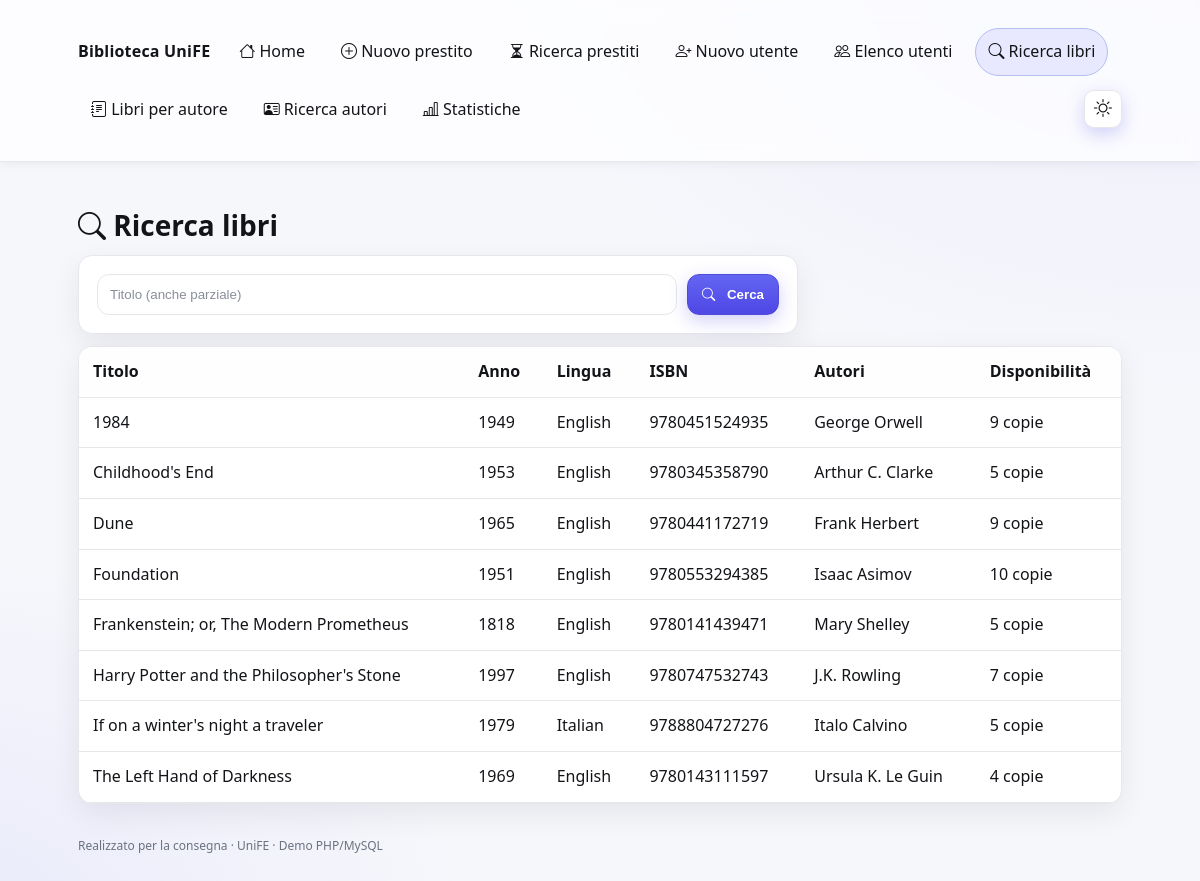
Screenshot of /pages/books_search.php with the database file from the repository.
### tables this page shows
CREATE TABLE book(
  id INT AUTO_INCREMENT PRIMARY KEY,
  isbn VARCHAR(20) NOT NULL,
  title_en VARCHAR(200) NOT NULL,
  publication_year INT NOT NULL,
  original_language VARCHAR(40) NOT NULL,
  UNIQUE KEY uq_book_isbn (isbn)
);

### includes/db.php (called while the page is built, shortened)
<?php
function h($s){ return htmlspecialchars($s ?? '', ENT_QUOTES, 'UTF-8'); }

### pages/books_search.php (the view, shortened to what this page needs)
<?php
require __DIR__.'/../includes/db.php'; include __DIR__.'/../includes/header.php';
$title = trim($_GET['title'] ?? '');
$rows = [];
if ($title!=='') {
  $esc = $mysqli->real_escape_string($title);
  $res = $mysqli->query("SELECT b.id, b.title_en, b.publication_year, b.original_language, b.isbn FROM book b WHERE b.title_en LIKE '%$esc%' ORDER BY b.title_en LIMIT 200");
  if ($res) while($r=$res->fetch_assoc()) $rows[]=$r;
} else {
  $res = $mysqli->query('SELECT b.id, b.title_en, b.publication_year, b.original_language, b.isbn FROM book b ORDER BY b.title_en LIMIT 100');
  if ($res) while($r=$res->fetch_assoc()) $rows[]=$r;
}
?>
<h1><i class="bi bi-search"></i>&nbsp;Ricerca libri</h1>
<div class="card" style="max-width:720px">
  <form method="get" class="actions">
    <div style="flex:1"><input name="title" placeholder="Titolo (anche parziale)" value="<?php echo h($title); ?>"/></div>
    <div><button type="submit"><i class="bi bi-search"></i>&nbsp;Cerca</button></div>
  </form>
</div>
<?php if (!count($rows)): ?>
  <div class="alert error"><i class="bi bi-emoji-frown"></i>&nbsp;Nessun libro trovato.</div>
<?php else: ?>
<div class="table-wrap">
  <table>
    <thead><tr><th>Titolo</th><th>Anno</th><th>Lingua</th><th>ISBN</th><th>Autori</th><th>Disponibilità</th></tr></thead><tbody>
<?php
foreach($rows as $r){
  $a = [];
  $q=$mysqli->query('SELECT CONCAT(a.first_name, " ", a.last_name) AS nm FROM author a JOIN book_author ba ON a.id=ba.author_id WHERE ba.book_id='.(int)$r['id'].' ORDER BY a.last_name');
  if ($q) while($ra=$q->fetch_assoc()) $a[]=$ra['nm'];
  $q2=$mysqli->query('SELECT SUM(copies) AS tot FROM inventory WHERE book_id='.(int)$r['id']);
  $tot=0; if ($q2) { $rowTot=$q2->fetch_assoc(); $tot = $rowTot && $rowTot['tot']!==null ? (int)$rowTot['tot'] : 0; }
  echo '<tr><td>'.h($r['title_en']).'</td><td>'.h($r['publication_year']).'</td><td>'.h($r['original_language']).'</td><td>'.h($r['isbn']).'</td><td>'.h(implode(", ",$a)).'</td><td>'.h($tot).' copie</td></tr>';
}
?>
    </tbody></table>
</div>
<?php endif; ?>
<?php include __DIR__.'/../includes/footer.php'; ?>

### assets/style.css (style rules this page uses)
:root { --bg: #f6f7fb; --bg-accent:#ffffff; --surface:#ffffff; --fg:#121418; --muted:#6b7280; --border:#e5e7eb; --accent:#6366f1; --accent-600:#4f46e5; --accent-700:#4338ca; --ring: rgba(79,70,229,.28); --radius:14px; --shadow: 0 10px 30px rgba(2,6,23,.07); --shadow-sm: 0 2px 10px rgba(2,6,23,.06); --success-bg:#e6f7ee; --success-br:#b9ebd3; --success-fg:#14532d; --error-bg:#fdecea; --error-br:#f5c2c7; --error-fg:#7f1d1d; }
* { box-sizing:border-box }
html,body { height:100% }
body { margin:0; color:var(--fg); background: radial-gradient(1200px 800px at 100% -10%, rgba(99,102,241,.08), transparent 60%), radial-gradient(1000px 700px at -10% 110%, rgba(99,102,241,.10), transparent 60%), var(--bg); font: 16px/1.6 system-ui,-apple-system,Segoe UI,Roboto,Ubuntu,Cantarell,Noto Sans,sans-serif; text-rendering: optimizeLegibility; }
h1 { font-size:28px;line-height:1.25;margin:18px 0 12px }
.card { background:var(--surface); border:1px solid var(--border); border-radius:var(--radius); padding:18px; margin:12px 0; box-shadow:var(--shadow); transition:transform .15s ease, box-shadow .2s ease; }
form { display:grid; gap:14px }
input,select,button,textarea { appearance:none; padding:12px; border:1px solid var(--border); background:var(--bg-accent); color:var(--fg); border-radius:12px; width:100%; transition:border-color .15s, box-shadow .15s, background .2s; }
input::placeholder,textarea::placeholder { color: color-mix(in oklab, var(--muted) 80%, transparent) }
button,.btn { cursor:pointer; font-weight:650; background:linear-gradient(180deg, var(--accent), var(--accent-600)); color:#fff; border:1px solid color-mix(in oklab, var(--accent-700) 60%, var(--accent)); border-radius:12px; padding:12px 14px; width:auto; display:inline-flex; align-items:center; gap:8px; justify-content:center; box-shadow:0 6px 18px rgba(79,70,229,.25); transition:transform .08s ease, box-shadow .2s ease, filter .15s ease; }
.table-wrap { background: var(--surface); border: 1px solid var(--border); border-radius: var(--radius); box-shadow: var(--shadow); overflow: clip; margin: 12px 0; }
.table-wrap > table { width: 100%; border-collapse: separate; border-spacing: 0; background: transparent; }
.table-wrap th, .table-wrap td { padding: 12px 14px; border-bottom: 1px solid var(--border); text-align: left; color: var(--fg); }
.table-wrap thead th { position: sticky; top: 0; z-index: 2; background: color-mix(in oklab, var(--surface) 92%, var(--bg)); }
.table-wrap tbody tr:nth-child(odd) { background: color-mix(in oklab, var(--surface) 94%, transparent); }
.actions { display:flex;gap:10px;flex-wrap:wrap }
thead th { position: sticky; top: 64px; z-index: 2; }
tbody td { position: relative; z-index: 1; }

### pages/books_search.php (style rules this page uses)
table { overflow: visible !important; }
thead th { position: static !important; top: auto !important; z-index: 1 !important; }
tbody { display: table-row-group !important; }
tbody tr { display: table-row !important; visibility: visible !important; opacity: 1 !important; }
table, th, td { color: var(--fg) !important; }

### rows the page displays
book: title_en "1984", publication_year "1949", original_language "English", isbn "9780451524935", a "George Orwell", tot "9"
book: title_en "Childhood's End", publication_year "1953", original_language "English", isbn "9780345358790", a "Arthur C. Clarke", tot "5"
book: title_en "Dune", publication_year "1965", original_language "English", isbn "9780441172719", a "Frank Herbert", tot "9"
book: title_en "Foundation", publication_year "1951", original_language "English", isbn "9780553294385", a "Isaac Asimov", tot "10"
book: title_en "Frankenstein; or, The Modern Prometheus", publication_year "1818", original_language "English", isbn "9780141439471", a "Mary Shelley", tot "5"
book: title_en "Harry Potter and the Philosopher's Stone", publication_year "1997", original_language "English", isbn "9780747532743", a "J.K. Rowling", tot "7"
book: title_en "If on a winter's night a traveler", publication_year "1979", original_language "Italian", isbn "9788804727276", a "Italo Calvino", tot "5"
book: title_en "The Left Hand of Darkness", publication_year "1969", original_language "English", isbn "9780143111597", a "Ursula K. Le Guin", tot "4"
